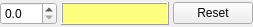
<?xml version="1.0" encoding="UTF-8"?>
<ui version="4.0">
 <class>LineEditorWidget</class>
 <widget class="QWidget" name="LineEditorWidget">
  <property name="geometry">
   <rect>
    <x>0</x>
    <y>0</y>
    <width>253</width>
    <height>27</height>
   </rect>
  </property>
  <property name="windowTitle">
   <string>Form</string>
  </property>
  <layout class="QGridLayout">
   <property name="margin">
    <number>0</number>
   </property>
   <property name="spacing">
    <number>4</number>
   </property>
   <item row="0" column="0">
    <layout class="QHBoxLayout">
     <item>
      <widget class="QDoubleSpinBox" name="sbWidth">
       <property name="decimals">
        <number>1</number>
       </property>
       <property name="singleStep">
        <double>0.200000000000000</double>
       </property>
      </widget>
     </item>
     <item>
      <widget class="QFrame" name="frame">
       <property name="sizePolicy">
        <sizepolicy hsizetype="Expanding" vsizetype="Preferred">
         <horstretch>0</horstretch>
         <verstretch>0</verstretch>
        </sizepolicy>
       </property>
       <property name="minimumSize">
        <size>
         <width>20</width>
         <height>20</height>
        </size>
       </property>
       <property name="autoFillBackground">
        <bool>true</bool>
       </property>
       <property name="frameShape">
        <enum>QFrame::Box</enum>
       </property>
       <property name="frameShadow">
        <enum>QFrame::Raised</enum>
       </property>
       <layout class="QGridLayout">
        <property name="margin">
         <number>0</number>
        </property>
        <property name="spacing">
         <number>0</number>
        </property>
        <item row="0" column="0">
         <widget class="LineTestZone" name="testZone" native="true">
          <property name="minimumSize">
           <size>
            <width>100</width>
            <height>0</height>
           </size>
          </property>
          <property name="palette">
           <palette>
            <active>
             <colorrole role="Base">
              <brush brushstyle="SolidPattern">
               <color alpha="255">
                <red>255</red>
                <green>255</green>
                <blue>255</blue>
               </color>
              </brush>
             </colorrole>
             <colorrole role="Window">
              <brush brushstyle="SolidPattern">
               <color alpha="255">
                <red>255</red>
                <green>255</green>
                <blue>127</blue>
               </color>
              </brush>
             </colorrole>
            </active>
            <inactive>
             <colorrole role="Base">
              <brush brushstyle="SolidPattern">
               <color alpha="255">
                <red>255</red>
                <green>255</green>
                <blue>255</blue>
               </color>
              </brush>
             </colorrole>
             <colorrole role="Window">
              <brush brushstyle="SolidPattern">
               <color alpha="255">
                <red>255</red>
                <green>255</green>
                <blue>127</blue>
               </color>
              </brush>
             </colorrole>
            </inactive>
            <disabled>
             <colorrole role="Base">
              <brush brushstyle="SolidPattern">
               <color alpha="255">
                <red>255</red>
                <green>255</green>
                <blue>127</blue>
               </color>
              </brush>
             </colorrole>
             <colorrole role="Window">
              <brush brushstyle="SolidPattern">
               <color alpha="255">
                <red>255</red>
                <green>255</green>
                <blue>127</blue>
               </color>
              </brush>
             </colorrole>
            </disabled>
           </palette>
          </property>
          <property name="cursor">
           <cursorShape>PointingHandCursor</cursorShape>
          </property>
          <property name="autoFillBackground">
           <bool>true</bool>
          </property>
         </widget>
        </item>
       </layout>
      </widget>
     </item>
     <item>
      <widget class="QPushButton" name="resetButton">
       <property name="sizePolicy">
        <sizepolicy hsizetype="Fixed" vsizetype="Fixed">
         <horstretch>0</horstretch>
         <verstretch>0</verstretch>
        </sizepolicy>
       </property>
       <property name="cursor">
        <cursorShape>ArrowCursor</cursorShape>
       </property>
       <property name="text">
        <string>Reset</string>
       </property>
      </widget>
     </item>
    </layout>
   </item>
  </layout>
 </widget>
 <customwidgets>
  <customwidget>
   <class>LineTestZone</class>
   <extends>QWidget</extends>
   <header>LineEditorWidget.h</header>
   <container>1</container>
  </customwidget>
 </customwidgets>
 <resources/>
 <connections/>
</ui>
